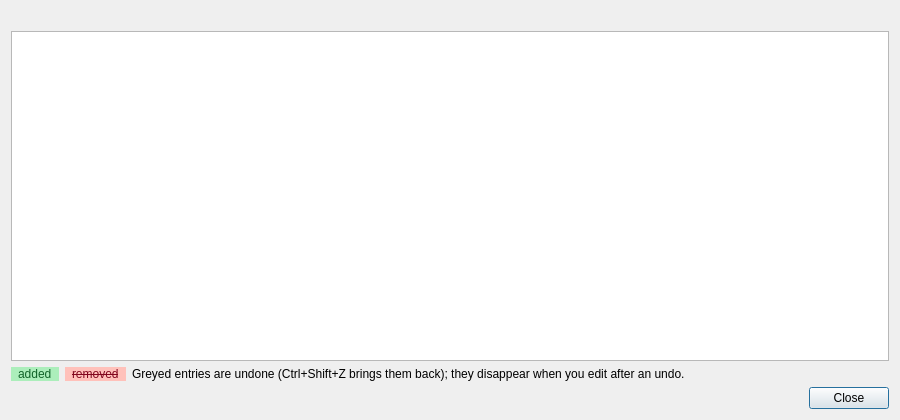
<?xml version="1.0" encoding="UTF-8"?>
<ui version="4.0">
 <class>LineHistoryDialog</class>
 <widget class="QDialog" name="LineHistoryDialog">
  <property name="geometry">
   <rect>
    <x>0</x>
    <y>0</y>
    <width>900</width>
    <height>420</height>
   </rect>
  </property>
  <property name="windowTitle">
   <string>History of a line</string>
  </property>
  <layout class="QVBoxLayout" name="verticalLayout">
   <item>
    <widget class="QLabel" name="summaryLabel">
     <property name="text">
      <string/>
     </property>
     <property name="textFormat">
      <enum>Qt::RichText</enum>
     </property>
     <property name="wordWrap">
      <bool>true</bool>
     </property>
    </widget>
   </item>
   <item>
    <widget class="QTableView" name="table">
     <property name="editTriggers">
      <set>QAbstractItemView::NoEditTriggers</set>
     </property>
     <property name="selectionMode">
      <enum>QAbstractItemView::SingleSelection</enum>
     </property>
     <property name="selectionBehavior">
      <enum>QAbstractItemView::SelectRows</enum>
     </property>
     <property name="wordWrap">
      <bool>true</bool>
     </property>
     <attribute name="verticalHeaderVisible">
      <bool>false</bool>
     </attribute>
    </widget>
   </item>
   <item>
    <layout class="QHBoxLayout" name="legendLayout" stretch="0,0,1">
     <item>
      <widget class="QLabel" name="addedLegendLabel">
       <property name="sizePolicy">
        <sizepolicy hsizetype="Maximum" vsizetype="Preferred">
         <horstretch>0</horstretch>
         <verstretch>0</verstretch>
        </sizepolicy>
       </property>
       <property name="styleSheet">
        <string notr="true">color: #116329; background-color: #aceebb; padding: 0px 4px;</string>
       </property>
       <property name="text">
        <string>added</string>
       </property>
      </widget>
     </item>
     <item>
      <widget class="QLabel" name="removedLegendLabel">
       <property name="sizePolicy">
        <sizepolicy hsizetype="Maximum" vsizetype="Preferred">
         <horstretch>0</horstretch>
         <verstretch>0</verstretch>
        </sizepolicy>
       </property>
       <property name="styleSheet">
        <string notr="true">color: #82071e; background-color: #ffc1ba; text-decoration: line-through; padding: 0px 4px;</string>
       </property>
       <property name="text">
        <string>removed</string>
       </property>
      </widget>
     </item>
     <item>
      <widget class="QLabel" name="undoneLegendLabel">
       <property name="text">
        <string>Greyed entries are undone (Ctrl+Shift+Z brings them back); they disappear when you edit after an undo.</string>
       </property>
       <property name="wordWrap">
        <bool>true</bool>
       </property>
      </widget>
     </item>
    </layout>
   </item>
   <item>
    <widget class="QDialogButtonBox" name="buttonBox">
     <property name="standardButtons">
      <set>QDialogButtonBox::Close</set>
     </property>
    </widget>
   </item>
  </layout>
 </widget>
 <resources/>
 <connections>
  <connection>
   <sender>buttonBox</sender>
   <signal>rejected()</signal>
   <receiver>LineHistoryDialog</receiver>
   <slot>close()</slot>
   <hints>
    <hint type="sourcelabel">
     <x>449</x>
     <y>400</y>
    </hint>
    <hint type="destinationlabel">
     <x>449</x>
     <y>209</y>
    </hint>
   </hints>
  </connection>
 </connections>
</ui>
